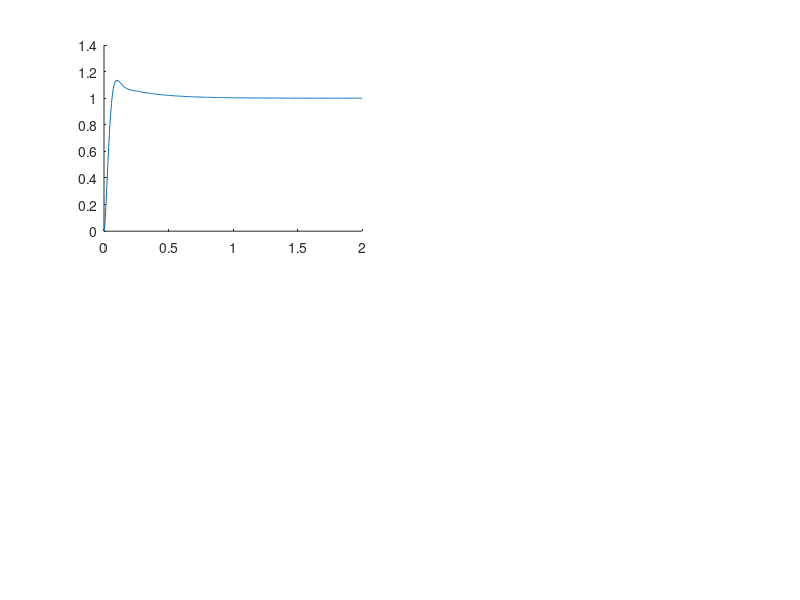

MATLAB code for this plot: (Note: this script raises an error after producing the figure.)

%% Controlador PID
clear, clc, close all

%% Definición de planta
K = 2652.28;
p = 64.986;
planta = tf(K, [1 p 0]);

%% VARIANDO TAU_D, MANTENIENDO TAU_I, KP
% VALORES ESTABLES  
Kp = 0.8;
tau_d = [0.0010 0.0115 0.05 0.5 1 2 5];
tau_i = 0.3;


figure('Name','\tau_d variation PID','NumberTitle','off');
for i = 1:length(tau_d)
    num = Kp*K*tau_d(i) * [1 1/tau_d(i) 1/tau_d(i)/tau_i];
    denom = [1 p+K*Kp*tau_d(i) K*Kp K*Kp/tau_i];
    
    H = tf(num, denom);
    [y,t] = step(H,2);
    subplot(length(tau_d),2,[1,3,5]);
    hold on
    plot(t,y, 'DisplayName', sprintf('kp=%.3f, tau_d=%.2f tau_i=%.2f', Kp, tau_d(i), tau_i));
    [ceros(:,i), poles(:,i),gain(:,i)] = tf2zp(num, denom);

    tr(i) = stepinfo(H).RiseTime;
    ts(i) = stepinfo(H).SettlingTime;
    Mp(i) = stepinfo(H).Peak;
    tp(i) = stepinfo(H).PeakTime;

end

legend show;
yline(1,'--')
yline(1.02,':','Color','m')
yline(0.98,':','Color','m')
hold off     
for i = 1:length(tau_d)
    subplot(length(tau_d),2,i*2);
    zplane(ceros(:,i),poles(:,i));
    title(sprintf("Pole-Zero Plot for tau_d=%.2f", tau_d(i)))
end

% Reg trans experimental
figure

% Subplot 1: Mp vs tau_d
subplot(2, 2, 1);
plot(tau_d, Mp, 'LineWidth', 2);
xlabel('tau_d');
ylabel('Kp(tau_d)');
title('M_p respecto a tau_d');
grid on;

% Subplot 2: tr vs tau_d
subplot(2, 2, 2);
plot(tau_d, tr, 'LineWidth', 2);
xlabel('tau_d');
ylabel('t_r(tau_d)');
title('t_r respecto a tau_d');
grid on;

% Subplot 3: tp vs tau_d
subplot(2, 2, 3);
plot(tau_d, tp, 'LineWidth', 2);
xlabel('tau_d');
ylabel('t_p(tau_d)');
title('t_p respecto a tau_d');
grid on;

% Subplot 4: ts vs tau_d
subplot(2, 2, 4);
plot(tau_d, ts, 'LineWidth', 2);
xlabel('tau_d');
ylabel('t_s(tau_d)');
title('t_s respecto a tau_d');
grid on;

% errPermRampa2 = p.*tau_i/K/Kp;






%% VARIANDO TAU_I, MANTENIENDO TAU_D, KP
% VALORES ESTABLES  
Kp = 0.8;
tau_d = 0.1;
tau_i = [0.0115 0.05 0.5 1 2 5];

figure('Name','\tau_i variation PID','NumberTitle','off');
for i = 1:length(tau_i)
    num = Kp*K*tau_d * [1 1/tau_d 1/tau_d/tau_i(i)];
    denom = [1 p+K*Kp*tau_d K*Kp K*Kp/tau_i(i)];
    
    H = tf(num, denom);
    [y,t] = step(H,2);
    subplot(length(tau_i),2,[1,3,5]);
    hold on
    plot(t,y, 'DisplayName', sprintf('kp=%.3f, tau_d=%.2f tau_i=%.2f', Kp, tau_d, tau_i(i)));
    [ceros(:,i), poles(:,i),gain(:,i)] = tf2zp(num, denom);

    tr(i) = stepinfo(H).RiseTime;
    ts(i) = stepinfo(H).SettlingTime;
    Mp(i) = stepinfo(H).Peak;
    tp(i) = stepinfo(H).PeakTime;

end

legend show;
yline(1,'--')
yline(1.02,':','Color','m')
yline(0.98,':','Color','m')
hold off     
for i = 1:length(tau_i)
    subplot(length(tau_i),2,i*2);
    zplane(ceros(:,i),poles(:,i));
    title(sprintf("Pole-Zero Plot for tau_i=%.2f", tau_i(i)))
end

% Reg trans experimental
figure

% Subplot 1: Mp vs tau_i
subplot(2, 2, 1);
plot(tau_i, Mp, 'LineWidth', 2);
xlabel('tau_i');
ylabel('Kp(tau_i)');
title('M_p respecto a tau_i');
grid on;

% Subplot 2: tr vs tau_i
subplot(2, 2, 2);
plot(tau_i, tr, 'LineWidth', 2);
xlabel('tau_i');
ylabel('t_r(tau_i)');
title('t_r respecto a tau_i');
grid on;

% Subplot 3: tp vs tau_i
subplot(2, 2, 3);
plot(tau_i, tp, 'LineWidth', 2);
xlabel('tau_i');
ylabel('t_p(tau_i)');
title('t_p respecto a tau_i');
grid on;

% Subplot 4: ts vs tau_d
subplot(2, 2, 4);
plot(tau_i, ts, 'LineWidth', 2);
xlabel('tau_i');
ylabel('t_s(tau_i)');
title('t_s respecto a tau_i');
grid on;


errPermRampa2 = p.*tau_i/K/Kp;


%% VARIANDO KP, MANTENIENDO TAU_D, TAU_I
% VALORES ESTABLES  
Kp = [0.05 0.1 0.5];
tau_d = 0.3;
tau_i = 0.3;

figure('Name','\Kp variation PID','NumberTitle','off');
for i = 1:length(Kp)
    num = Kp(i)*K*tau_d * [1 1/tau_d 1/tau_d/tau_i];
    denom = [1 p+K*Kp(i)*tau_d K*Kp(i) K*Kp(i)/tau_i];
    
    H = tf(num, denom);
    [y,t] = step(H,8);
    subplot(length(Kp),2,[1,3,5]);
    hold on
    plot(t,y, 'DisplayName', sprintf('kp=%.3f, tau_d=%.2f tau_i=%.2f', Kp(i), tau_d, tau_i));
    [ceros(:,i), poles(:,i),gain(:,i)] = tf2zp(num, denom);

    tr(i) = stepinfo(H).RiseTime;
    ts(i) = stepinfo(H).SettlingTime;
    Mp(i) = stepinfo(H).Peak;
    tp(i) = stepinfo(H).PeakTime;

end

legend show;
yline(1,'--')
yline(1.02,':','Color','m')
yline(0.98,':','Color','m')
hold off     
for i = 1:length(Kp)
    subplot(length(Kp),2,i*2);
    zplane(ceros(:,i),poles(:,i));
    title(sprintf("Pole-Zero Plot for Kp=%.2f", Kp(i)))
end

% Reg trans experimental
figure

% Subplot 1: Mp vs Kp
subplot(2, 2, 1);
plot(Kp, Mp, 'LineWidth', 2);
xlabel('Kp');
ylabel('Kp(Kp)');
title('M_p respecto a Kp');
grid on;

% Subplot 2: tr vs Kp
subplot(2, 2, 2);
plot(Kp, tr, 'LineWidth', 2);
xlabel('Kp');
ylabel('t_r(Kp)');
title('t_r respecto a Kp');
grid on;

% Subplot 3: tp vs Kp
subplot(2, 2, 3);
plot(Kp, tp, 'LineWidth', 2);
xlabel('Kp');
ylabel('t_p(Kp)');
title('t_p respecto a Kp');
grid on;

% Subplot 4: ts vs tau_d
subplot(2, 2, 4);
plot(Kp, ts, 'LineWidth', 2);
xlabel('Kp');
ylabel('t_s(Kp)');
title('t_s respecto a Kp');
grid on;

errPermRampa2 = p*tau_i/K./Kp;

%% Controlador PI-D

%% VARIANDO TAU_D, MANTENIENDO TAU_I, KP

Kp = 0.8;
tau_d = [0.0010 0.05 0.1];
tau_i = 0.3;

Mp = zeros(1, length(tau_d)+1);
tp = zeros(1, length(tau_d)+1);
tr = zeros(1, length(tau_d)+1);
ts = zeros(1, length(tau_d)+1);
ceros = zeros(1,length(tau_d)+1); % 1 cero
poles = zeros(3,length(tau_d)+1); % 3 polos
gain = zeros(1,length(tau_d)+1);
figure('Name','\tau_d variation PI-D','NumberTitle','off');
for i = 1:length(tau_d)
    num = K*Kp*[1 1/tau_i];
    denom = [1 p+K*Kp*tau_d(i) K*Kp K*Kp/tau_i];
    
    H = tf(num, denom);
    [y,t] = step(H,2);
    subplot(length(tau_d),2,[1,3,5]);
    hold on
    plot(t,y, 'DisplayName', sprintf('kp=%.3f, tau_d=%.2f, tau_i=%.2f', Kp, tau_d(i), tau_i));
    [ceros(:,i), poles(:,i),gain(:,i)] = tf2zp(num, denom);

    tr(i) = stepinfo(H).RiseTime;
    ts(i) = stepinfo(H).SettlingTime;
    Mp(i) = stepinfo(H).Peak;
    tp(i) = stepinfo(H).PeakTime;

end

legend show;
yline(1,'--')
yline(1.02,':','Color','m')
yline(0.98,':','Color','m')
hold off     
for i = 1:length(tau_d)
    subplot(length(tau_d),2,i*2);
    zplane(ceros(:,i),poles(:,i));
    title(sprintf("Pole-Zero Plot for tau_d=%.2f", tau_d(i)))
end

errPermRampa2 = p*tau_i/K/Kp;

%% VARIANDO TAU_I, MANTENIENDO TAU_D, KP
% VALORES ESTABLES  
Kp = 0.8;
tau_d = 0.3;
tau_i = [0.0115 0.05 0.5];

Mp = zeros(1, length(tau_i)+1);
tp = zeros(1, length(tau_i)+1);
tr = zeros(1, length(tau_i)+1);
ts = zeros(1, length(tau_i)+1);
ceros = zeros(2,length(tau_i)+1); % 2 ceros
poles = zeros(3,length(tau_i)+1); % 3 polos
gain = zeros(1,length(tau_i)+1);
figure('Name','\tau_i variation PI-D','NumberTitle','off');
for i = 1:length(tau_i)
    num = K*Kp*[1 1/tau_i(i)];
    denom = [1 p+K*Kp*tau_d K*Kp K*Kp/tau_i(i)];
    
    H = tf(num, denom);
    [y,t] = step(H,5);
    subplot(length(tau_i),2,[1,3,5]);
    hold on
    plot(t,y, 'DisplayName', sprintf('kp=%.3f, tau_d=%.2f tau_i=%.2f', Kp, tau_d, tau_i(i)));
    [~, poles(:,i),gain(:,i)] = tf2zp(num, denom);

    tr(i) = stepinfo(H).RiseTime;
    ts(i) = stepinfo(H).SettlingTime;
    Mp(i) = stepinfo(H).Peak;
    tp(i) = stepinfo(H).PeakTime;

end

legend show;
yline(1,'--')
yline(1.02,':','Color','m')
yline(0.98,':','Color','m')
hold off     
for i = 1:length(tau_i)
    subplot(length(tau_i),2,i*2);
    zplane(ceros,poles(:,i));
    title(sprintf("Pole-Zero Plot for tau_i=%.2f", tau_i(i)))
end

errPermRampa2 = p.*tau_i/K/Kp;


%% VARIANDO KP, MANTENIENDO TAU_D, TAU_I
% VALORES ESTABLES  
Kp = [0.1 2 10];
tau_d = 0.3;
tau_i = 0.5;

Mp = zeros(1, length(Kp)+1);
tp = zeros(1, length(Kp)+1);
tr = zeros(1, length(Kp)+1);
ts = zeros(1, length(Kp)+1);
ceros = zeros(1,length(Kp)+1); % 1 cero
poles = zeros(3,length(Kp)+1); % 3 polos
gain = zeros(1,length(Kp)+1);
figure('Name','\Kp variation PI-D','NumberTitle','off');
for i = 1:length(Kp)
    num = K*Kp(i)*[1 1/tau_i];
    denom = [1 p+K*Kp(i)*tau_d K*Kp(i) K*Kp(i)/tau_i];
    
    H = tf(num, denom);
    [y,t] = step(H,5);
    subplot(length(Kp),2,[1,3,5]);
    hold on
    plot(t,y, 'DisplayName', sprintf('kp=%.3f, tau_d=%.2f tau_i=%.2f', Kp(i), tau_d, tau_i));
    [ceros(:,i), poles(:,i),gain(:,i)] = tf2zp(num, denom);

    tr(i) = stepinfo(H).RiseTime;
    ts(i) = stepinfo(H).SettlingTime;
    Mp(i) = stepinfo(H).Peak;
    tp(i) = stepinfo(H).PeakTime;

end

legend show;
yline(1,'--')
yline(1.02,':','Color','m')
yline(0.98,':','Color','m')
hold off     
for i = 1:length(Kp)
    subplot(length(Kp),2,i*2);
    zplane(ceros(:,i),poles(:,i));
    title(sprintf("Pole-Zero Plot for Kp=%.2f", Kp(i)))
end

errPermRampa2 = p*tau_i/K./Kp;

